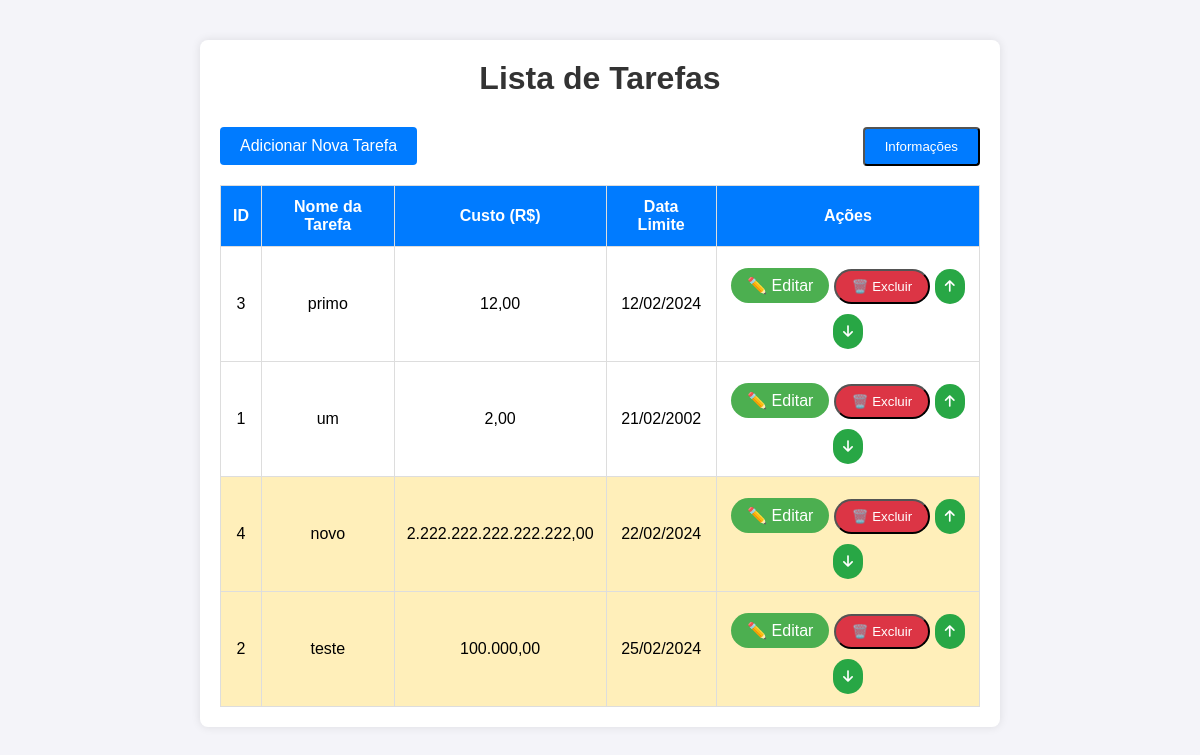
Before: / with the older database file.
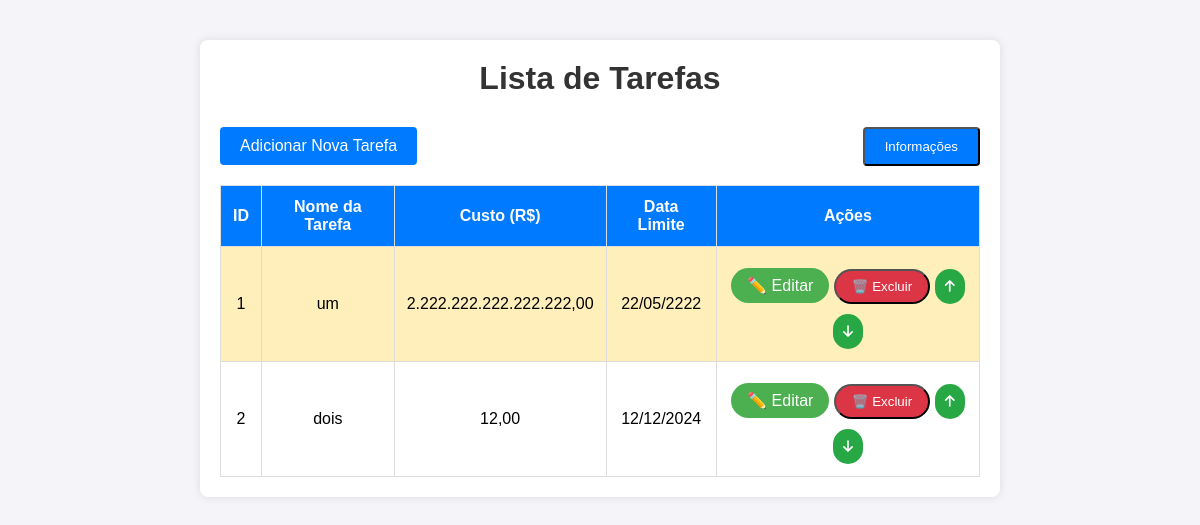
After: the same page with the newer database file.
### models.py (models this page shows)
class Tarefa(db.Model):
    __tablename__ = 'tarefas'
    id = db.Column(db.Integer, primary_key=True)
    nome = db.Column(db.String(100), unique=True, nullable=False)
    custo = db.Column(Numeric(precision=50, scale=2), nullable=False)
    data_limite = db.Column(db.Date, nullable=False)
    ordem = db.Column(db.Integer, nullable=False)

### app.py (the view)
@app.route('/')
def index():
    tarefas = Tarefa.query.order_by(Tarefa.ordem).all()
    return render_template('index.html', tarefas=tarefas)

### templates/index.html (shortened to what this page needs)
<!DOCTYPE html>
<html lang="en">
<head>
    <link rel="stylesheet" href="{{ url_for('static', filename='styles.css') }}">
    <link rel="stylesheet" href="https://cdnjs.cloudflare.com/ajax/libs/sweetalert/1.1.3/sweetalert.min.css">
    <link rel="stylesheet" href="https://cdnjs.cloudflare.com/ajax/libs/font-awesome/6.0.0-beta3/css/all.min.css">
</head>
<body>
    <div class="container">
        <h1>Lista de Tarefas</h1>
        <div class="button-container">
            <a href="{{ url_for('new_task') }}" class="btn">Adicionar Nova Tarefa</a>
            <button onclick="showInfo()" class="btn info-btn">Informações</button>
        </div>
        <table>
            <thead>
                <tr>
                    <th>ID</th>
                    <th>Nome da Tarefa</th>
                    <th>Custo (R$)</th>
                    <th>Data Limite</th>
                    <th>Ações</th>
                </tr>
            </thead>
            <tbody>
                {% for tarefa in tarefas %}
                <tr class="{% if tarefa.custo|float >= 1000 %}highlight{% endif %}">
                    <td>{{ tarefa.id }}</td>
                    <td>{{ tarefa.nome }}</td>
                    <td>{{ '{:,.2f}'.format(tarefa.custo).replace(',', 'X').replace('.', ',').replace('X', '.') }}</td>
                    <td>{{ tarefa.data_limite.strftime('%d/%m/%Y') }}</td>
                    <td>
                        <a href="{{ url_for('edit_task', id=tarefa.id) }}" class="action-btn edit-btn">✏️ Editar</a>
                        <button onclick="confirmDelete('{{ tarefa.id }}')" class="action-btn delete-btn">🗑️ Excluir</button>
                        <form action="{{ url_for('move_task', id=tarefa.id, direction='up') }}" method="post" style="display:inline;">
                            <button type="submit" class="action-btn move-btn" {% if loop.first %} disabled {% endif %}>
                                <i class="fas fa-arrow-up"></i>
                            </button>
                        </form>
                        <form action="{{ url_for('move_task', id=tarefa.id, direction='down') }}" method="post" style="display:inline;">
                            <button type="submit" class="action-btn move-btn" {% if loop.last %} disabled {% endif %}>
                                <i class="fas fa-arrow-down"></i>
                            </button>
                        </form>
                    </td>
                </tr>
                {% endfor %}
            </tbody>
        </table>
    </div>
</body>
</html>

### static/styles.css (style rules this page uses)
* { box-sizing: border-box; margin: 0; padding: 0; font-family: Arial, sans-serif; }
body { background-color: #f4f4f9; }
.container { max-width: 800px; margin: 40px auto; padding: 20px; background: #fff; border-radius: 8px; box-shadow: 0 0 10px rgba(0, 0, 0, 0.1); }
h1 { text-align: center; margin-bottom: 20px; color: #333; }
.btn { display: inline-block; padding: 10px 20px; margin-top: 10px; background-color: #007bff; color: #fff; text-decoration: none; border-radius: 4px; text-align: center; }
.info-btn { float: right; }
table { width: 100%; border-collapse: collapse; margin-top: 20px; }
table, th, td { border: 1px solid #ddd; }
th, td { padding: 12px; text-align: center; }
th { background-color: #007bff; color: white; }
.highlight { background-color: #ffefba; }
.action-btn { padding: 8px 16px; border-radius: 20px; color: #fff; text-decoration: none; display: inline-block; cursor: pointer; }
.edit-btn { background-color: #4CAF50; }
.delete-btn { background-color: #dc3545; }
form { display: flex; flex-direction: column; }
input[type="submit"], button[type="submit"] { background-color: #28a745; color: #fff; padding: 10px; margin-top: 10px; border: none; cursor: pointer; }

Changed rows visible on the page:
removed Tarefa: id "3", nome "primo", custo "12,00", data_limite "12/02/2024"
removed Tarefa: id "4", nome "novo", custo "2.222.222.222.222.222,00", data_limite "22/02/2024"
changed Tarefa "um": custo "2,00" → "2.222.222.222.222.222,00"; data_limite "21/02/2002" → "22/05/2222"
changed Tarefa id 2: nome "teste" → "dois"; custo "100.000,00" → "12,00"; data_limite "25/02/2024" → "12/12/2024"
